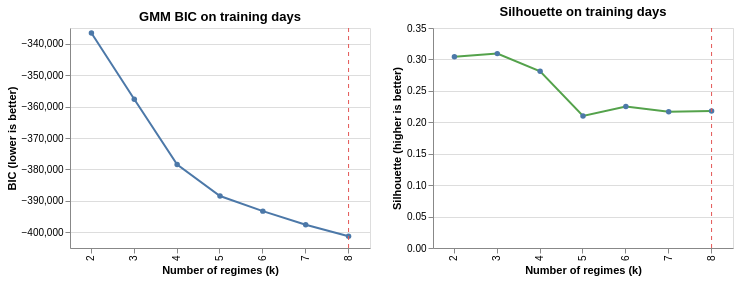

The notebook cell saved with this chart:
### Code cell
selection_plot = selection_chart(selection, K)
selection_plot

### Figure 1 — Vega specification as saved in the notebook (floating-point values rounded to 4 significant figures)
{"$schema": "https://vega.github.io/schema/vega/v5.json", "data": [{"name": "source_0", "values": [{"bic": -336600.0, "k": 2}, {"bic": -357700.0, "k": 3}, {"bic": -378500.0, "k": 4}, {"bic": -388500.0, "k": 5}, {"bic": -393300.0, "k": 6}, {"bic": -397600.0, "k": 7}, {"bic": -401300.0, "k": 8}]}, {"name": "source_1", "values": [{"k": 8}]}, {"name": "source_2", "values": [{"k": 2, "silhouette": 0.3042}, {"k": 3, "silhouette": 0.3093}, {"k": 4, "silhouette": 0.2812}, {"k": 5, "silhouette": 0.2101}, {"k": 6, "silhouette": 0.225}, {"k": 7, "silhouette": 0.2169}, {"k": 8, "silhouette": 0.2181}]}, {"name": "source_3", "values": [{"k": 8}]}, {"name": "data_0", "values": [{"bic": -336600.0, "k": 2}, {"bic": -357700.0, "k": 3}, {"bic": -378500.0, "k": 4}, {"bic": -388500.0, "k": 5}, {"bic": -393300.0, "k": 6}, {"bic": -397600.0, "k": 7}, {"bic": -401300.0, "k": 8}]}, {"name": "data_1", "values": [{"k": 2, "silhouette": 0.3042}, {"k": 3, "silhouette": 0.3093}, {"k": 4, "silhouette": 0.2812}, {"k": 5, "silhouette": 0.2101}, {"k": 6, "silhouette": 0.225}, {"k": 7, "silhouette": 0.2169}, {"k": 8, "silhouette": 0.2181}]}, {"name": "source_0_concat_0_x_domain_k_0", "values": [{"k": 2}, {"k": 3}, {"k": 4}, {"k": 5}, {"k": 6}, {"k": 7}, {"k": 8}]}, {"name": "data_0_concat_0_x_domain_k_1", "values": [{"k": 2}, {"k": 3}, {"k": 4}, {"k": 5}, {"k": 6}, {"k": 7}, {"k": 8}]}, {"name": "source_1_concat_0_x_domain_k_2", "values": [{"k": 8}]}, {"name": "source_2_concat_1_x_domain_k_0", "values": [{"k": 2}, {"k": 3}, {"k": 4}, {"k": 5}, {"k": 6}, {"k": 7}, {"k": 8}]}, {"name": "data_1_concat_1_x_domain_k_1", "values": [{"k": 2}, {"k": 3}, {"k": 4}, {"k": 5}, {"k": 6}, {"k": 7}, {"k": 8}]}, {"name": "source_3_concat_1_x_domain_k_2", "values": [{"k": 8}]}], "signals": [{"name": "childWidth", "value": 300}], "marks": [{"type": "group", "name": "concat_0_group", "encode": {"update": {"height": {"signal": "height"}, "width": {"signal": "childWidth"}}}, "marks": [{"type": "line", "name": "concat_0_layer_0_layer_0_marks", "from": {"data": "source_0"}, "sort": {"field": "x"}, "encode": {"update": {"x": {"field": "k", "scale": "concat_0_x", "band": 0.5}, "stroke": {"value": "#4c78a8"}, "defined": {"signal": "isValid(datum[\"bic\"]) && isFinite(+datum[\"bic\"])"}, "y": {"field": "bic", "scale": "concat_0_y"}}}, "style": ["line"]}, {"type": "symbol", "name": "concat_0_layer_0_layer_1_marks", "from": {"data": "data_0"}, "encode": {"update": {"opacity": {"value": 1}, "y": {"field": "bic", "scale": "concat_0_y"}, "fill": {"value": "#4c78a8"}, "x": {"field": "k", "scale": "concat_0_x", "band": 0.5}}}, "style": ["point"]}, {"type": "rule", "name": "concat_0_layer_1_marks", "from": {"data": "source_1"}, "encode": {"update": {"strokeDash": {"value": [4, 4]}, "y": {"value": 0}, "y2": {"field": {"signal": null, "datum": null, "group": "height", "parent": null}}, "x": {"field": "k", "scale": "concat_0_x", "band": 0.5}, "stroke": {"value": "#e45756"}}}, "style": ["rule"]}], "axes": [{"scale": "concat_0_y", "maxExtent": 0, "minExtent": 0, "aria": false, "gridScale": "concat_0_x", "grid": true, "tickCount": {"signal": "ceil(height/40)"}, "domain": false, "zindex": 0, "ticks": false, "orient": "left", "labels": false}, {"scale": "concat_0_x", "labelBaseline": "middle", "zindex": 0, "grid": false, "orient": "bottom", "title": "Number of regimes (k)", "labelAlign": "right", "labelAngle": 270}, {"scale": "concat_0_y", "orient": "left", "labelOverlap": true, "zindex": 0, "grid": false, "title": "BIC (lower is better)", "tickCount": {"signal": "ceil(height/40)"}}], "title": {"text": "GMM BIC on training days", "frame": "group"}, "style": "cell"}, {"type": "group", "name": "concat_1_group", "encode": {"update": {"height": {"signal": "height"}, "width": {"signal": "childWidth"}}}, "marks": [{"type": "line", "name": "concat_1_layer_0_layer_0_marks", "from": {"data": "source_2"}, "sort": {"field": "x"}, "encode": {"update": {"y": {"field": "silhouette", "scale": "concat_1_y"}, "stroke": {"value": "#54a24b"}, "x": {"field": "k", "scale": "concat_1_x", "band": 0.5}, "defined": {"signal": "isValid(datum[\"silhouette\"]) && isFinite(+datum[\"silhouette\"])"}}}, "style": ["line"]}, {"type": "symbol", "name": "concat_1_layer_0_layer_1_marks", "from": {"data": "data_1"}, "encode": {"update": {"fill": {"value": "#4c78a8"}, "x": {"field": "k", "scale": "concat_1_x", "band": 0.5}, "y": {"field": "silhouette", "scale": "concat_1_y"}, "opacity": {"value": 1}}}, "style": ["point"]}, {"type": "rule", "name": "concat_1_layer_1_marks", "from": {"data": "source_3"}, "encode": {"update": {"y2": {"field": {"signal": null, "datum": null, "group": "height", "parent": null}}, "stroke": {"value": "#e45756"}, "strokeDash": {"value": [4, 4]}, "x": {"field": "k", "scale": "concat_1_x", "band": 0.5}, "y": {"value": 0}}}, "style": ["rule"]}], "axes": [{"scale": "concat_1_y", "ticks": false, "aria": false, "maxExtent": 0, "zindex": 0, "orient": "left", "tickCount": {"signal": "ceil(height/40)"}, "minExtent": 0, "domain": false, "grid": true, "labels": false, "gridScale": "concat_1_x"}, {"scale": "concat_1_x", "grid": false, "title": "Number of regimes (k)", "orient": "bottom", "labelBaseline": "middle", "zindex": 0, "labelAngle": 270, "labelAlign": "right"}, {"scale": "concat_1_y", "labelOverlap": true, "tickCount": {"signal": "ceil(height/40)"}, "title": "Silhouette (higher is better)", "zindex": 0, "orient": "left", "grid": false}], "title": {"text": "Silhouette on training days", "frame": "group"}, "style": "cell"}], "scales": [{"name": "concat_0_x", "type": "band", "domain": {"fields": [{"data": "source_0_concat_0_x_domain_k_0", "field": "k"}, {"data": "data_0_concat_0_x_domain_k_1", "field": "k"}, {"data": "source_1_concat_0_x_domain_k_2", "field": "k"}], "sort": true}, "range": [0, {"signal": "childWidth"}], "paddingInner": 0, "paddingOuter": 0}, {"name": "concat_0_y", "type": "linear", "domain": {"fields": [{"data": "source_0", "field": "bic"}, {"data": "data_0", "field": "bic"}]}, "range": [{"signal": "height"}, 0], "zero": false, "nice": true}, {"name": "concat_1_x", "type": "band", "domain": {"fields": [{"data": "source_2_concat_1_x_domain_k_0", "field": "k"}, {"data": "data_1_concat_1_x_domain_k_1", "field": "k"}, {"data": "source_3_concat_1_x_domain_k_2", "field": "k"}], "sort": true}, "range": [0, {"signal": "childWidth"}], "paddingInner": 0, "paddingOuter": 0}, {"name": "concat_1_y", "type": "linear", "domain": {"fields": [{"data": "source_2", "field": "silhouette"}, {"data": "data_1", "field": "silhouette"}]}, "range": [{"signal": "height"}, 0], "zero": true, "nice": true}], "padding": 5, "background": "white", "height": 220, "layout": {"padding": 20, "bounds": "full", "align": "each"}}
